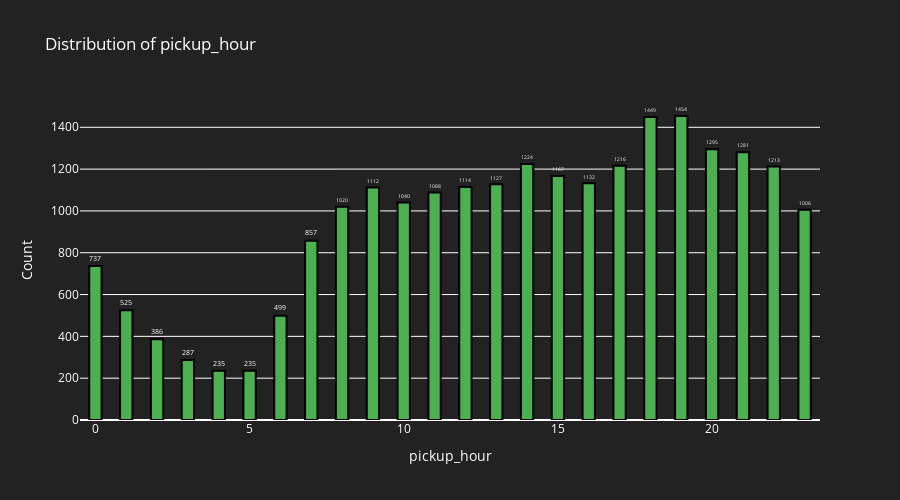
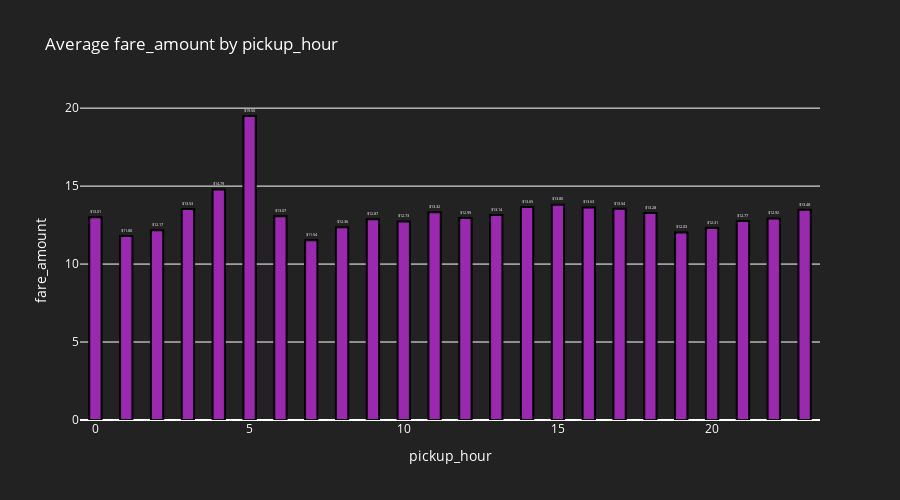

Write notebook code for charts like these, in order.
### Markdown cell above
TIME ANALYSIS

### Code cell
# Pick up hour and fare amount

explore_categorical_relationships(df, 'pickup_hour', target)

### Figure 1 — Plotly figure (JSON) as saved in the notebook; plotly's stock layout.template omitted (floating-point values rounded to 4 significant figures)
{"data": [{"marker": {"color": "rgb(76, 175, 80)", "line": {"color": "rgba(0,0,0,1)", "width": 2}, "opacity": 1}, "text": [1454, 1449, 1295, 1281, 1224, 1216, 1213, 1167, 1132, 1127, 1114, 1112, 1088, 1040, 1020, 1006, 857, 737, 525, 499, 386, 287, 235, 235], "textposition": "outside", "type": "bar", "width": 0.4, "x": [19, 18, 20, 21, 14, 17, 22, 15, 16, 13, 12, 9, 11, 10, 8, 23, 7, 0, 1, 6, 2, 3, 4, 5], "y": [1454, 1449, 1295, 1281, 1224, 1216, 1213, 1167, 1132, 1127, 1114, 1112, 1088, 1040, 1020, 1006, 857, 737, 525, 499, 386, 287, 235, 235]}], "layout": {"font": {"color": "white"}, "height": 500, "paper_bgcolor": "rgba(34, 34, 34, 1)", "plot_bgcolor": "rgba(34, 34, 34, 1)", "title": {"text": "Distribution of pickup_hour"}, "xaxis": {"title": {"text": "pickup_hour"}}, "yaxis": {"title": {"text": "Count"}}}}

### Figure 2 — Plotly figure (JSON) as saved in the notebook; plotly's stock layout.template omitted (floating-point values rounded to 4 significant figures)
{"data": [{"marker": {"color": "rgb(156, 39, 176)", "line": {"color": "rgba(0,0,0,1)", "width": 2}, "opacity": 1}, "text": ["$13.01", "$11.80", "$12.17", "$13.53", "$14.79", "$19.50", "$13.07", "$11.54", "$12.36", "$12.87", "$12.73", "$13.32", "$12.95", "$13.14", "$13.65", "$13.80", "$13.63", "$13.54", "$13.28", "$12.03", "$12.31", "$12.77", "$12.92", "$13.48"], "textposition": "outside", "type": "bar", "width": 0.4, "x": [0, 1, 2, 3, 4, 5, 6, 7, 8, 9, 10, 11, 12, 13, 14, 15, 16, 17, 18, 19, 20, 21, 22, 23], "y": [13.01, 11.8, 12.17, 13.53, 14.79, 19.5, 13.07, 11.54, 12.36, 12.87, 12.73, 13.32, 12.95, 13.14, 13.65, 13.8, 13.63, 13.54, 13.28, 12.03, 12.31, 12.77, 12.92, 13.48]}], "layout": {"font": {"color": "white"}, "height": 500, "paper_bgcolor": "rgba(34, 34, 34, 1)", "plot_bgcolor": "rgba(34, 34, 34, 1)", "title": {"text": "Average fare_amount by pickup_hour"}, "xaxis": {"title": {"text": "pickup_hour"}}, "yaxis": {"title": {"text": "fare_amount"}}}}
